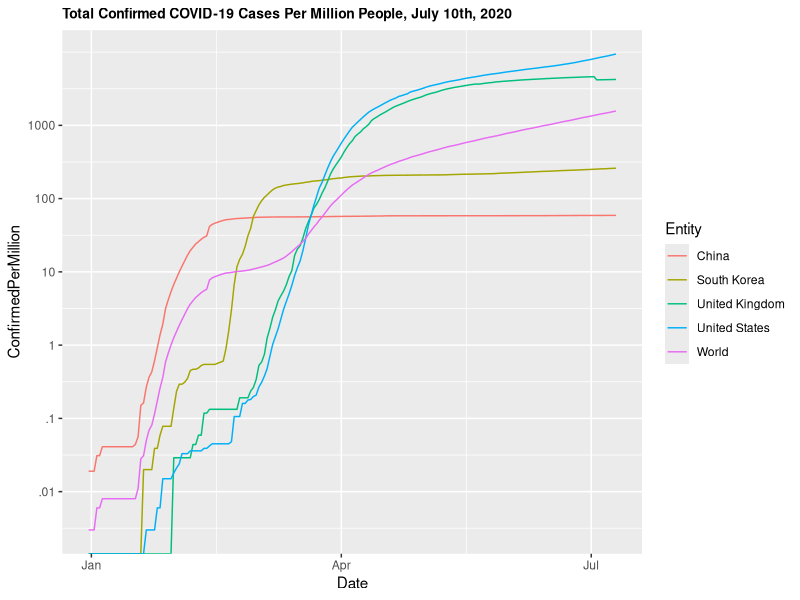

Here is the R script that generated this plot: (Note: this script raises an error after producing the figure.)
#set wd
setwd('C:/Users/pcorb/Documents/MSDS/bootcamp/hackathon/MSDS-Bootcamp-Hackathon-Breakout3')

#read in packages
library(tidyverse)

#read in the cleaned data
covid <- read_csv('confirmed cases per million_cleaned.csv')

#log transform the confirmed cases
covid$confirmed_log <- log10(covid$ConfirmedPerMillion)

#define the list of entities we want
entities = c("United States","United Kingdom","World","South Korea","China")
#First stab at the plot
covid %>%
  #filter to selected entities
  filter(Entity %in% entities) %>%
  #initialize ggplot chart saying we want Date on x axis, cases(logged) on y axis
  ggplot(aes(x = Date, y = ConfirmedPerMillion, col = Entity)) +
    geom_line() +
    scale_y_continuous(breaks = c(.01, .1, 1, 10, 100, 1000),labels = c('.01', '.1', '1', '10', '100','1000'),trans = 'log10') +
    ggtitle("Total Confirmed COVID-19 Cases Per Million People, July 10th, 2020") +
    theme(plot.title = element_text(size = 10, face = "bold")) +
    ggsave("Plot1.png")
  

